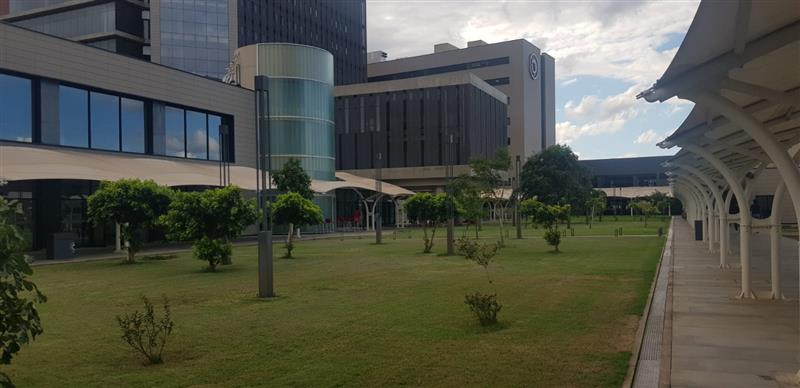
#> input picture image1.jpg, 800 x 388 px, given in place of the camera
$ python paletacolor.py
#> lines starting #> are read from the running program, lines starting #| are printed output that depends on the picture; after the words box and inside, x2 and y2 are one past the last pixel; in counts of white or black regions, pixels touching at a corner belong together
import cv2 as cv
import numpy as np

cap = cv.VideoCapture(0)
if not cap.isOpened():
    print("Error: No se pudo abrir la cámara.")
    exit()

while True:
    ret, frame = cap.read()
#> frame is the input picture: shape (388, 800, 3); mean B, G, R 73.1, 84.7, 83.2
    if not ret:
        print("Error: No se pudo leer el frame.")
        break

    frame_hsv = cv.cvtColor(frame, cv.COLOR_BGR2HSV)
#> frame_hsv: shape (388, 800, 3); mean H, S, V 57.7, 80.8, 90.7

    green_lower = np.array([35, 50, 50], np.uint8)
    green_upper = np.array([85, 255, 255], np.uint8)

    green_mask = cv.inRange(frame_hsv, green_lower, green_upper)
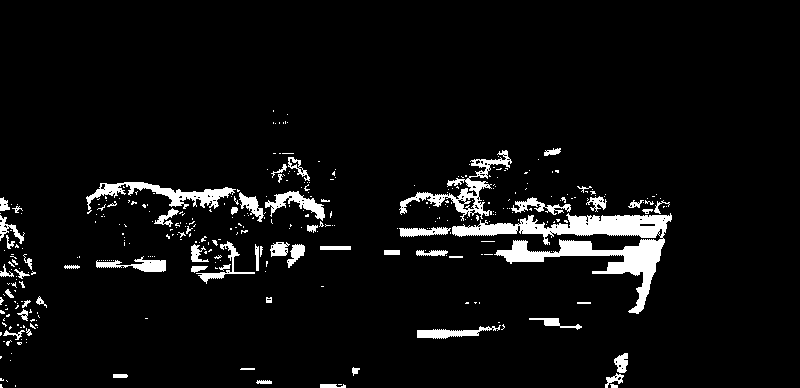
#> green_mask: shape (388, 800); 5.6% white; 356 white regions (295 under 20 px), largest, box (x1, y1, x2, y2) and area: (452, 213, 672, 314) 6330, (399, 150, 512, 221) 1475, (86, 182, 236, 214) 1423

    solid_color = np.zeros_like(frame)
    solid_color[:] = [0, 255, 0]

    result_with_green = cv.bitwise_and(solid_color, solid_color, mask=green_mask)
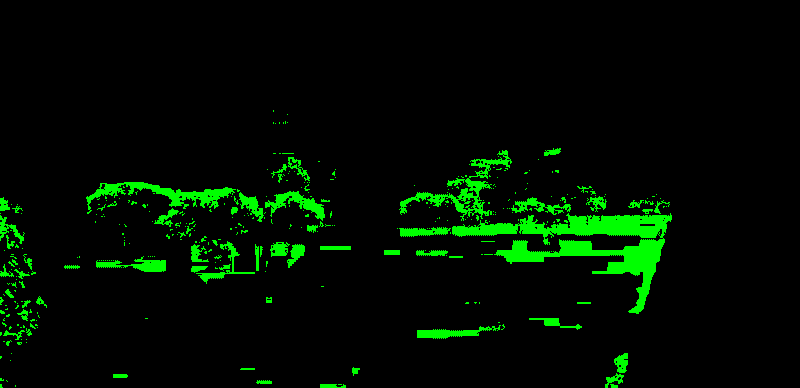
#> result_with_green: shape (388, 800, 3); mean of channels 0, 1, 2 0, 14.3, 0; drawn as B, G, R
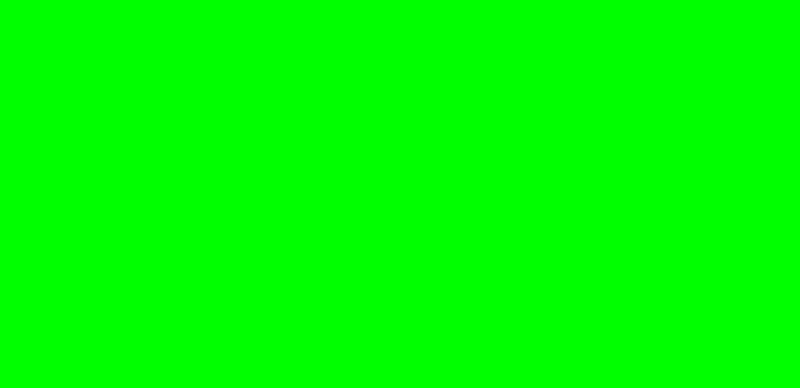
#> solid_color: shape (388, 800, 3); mean of channels 0, 1, 2 0, 255, 0; drawn as B, G, R

    cv.imshow('Original', frame)
    cv.imshow('Solo Verde', result_with_green)

    if cv.waitKey(1) & 0xFF == ord('q'):
#> (key q is pressed here)
        break

cap.release()
cv.destroyAllWindows()

$ run again, on image2.jpg
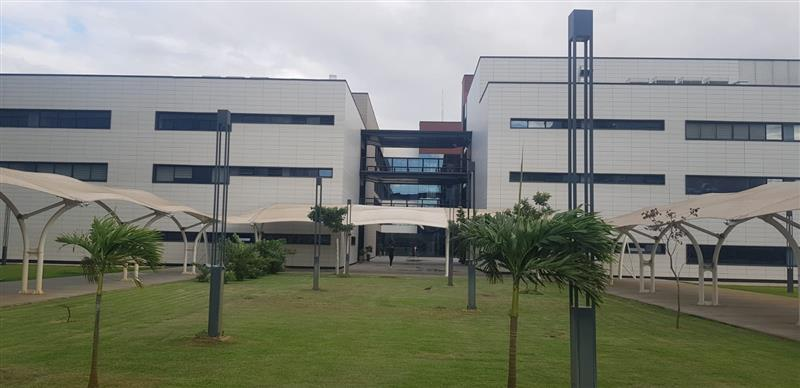
#> input picture image2.jpg, 800 x 388 px, given in place of the camera
#> frame is the input picture: shape (388, 800, 3); mean B, G, R 120.1, 130.2, 127.1
#> frame_hsv: shape (388, 800, 3); mean H, S, V 68.2, 53.5, 134.9
#> `green_mask = cv.inRange(frame_hsv, green_lower, green_upper)`:
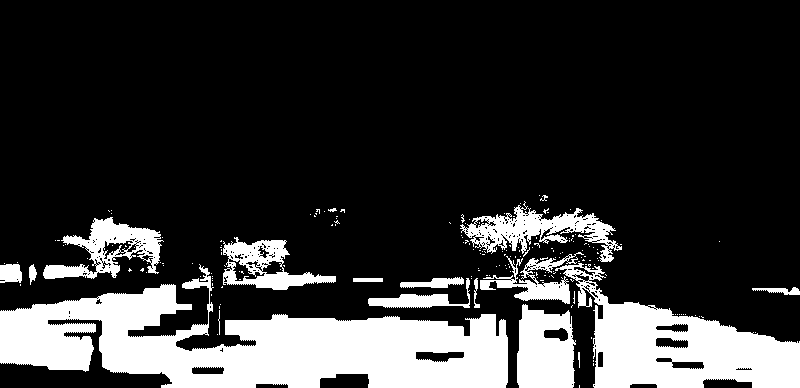
#> green_mask: shape (388, 800); 20.3% white; 188 white regions (170 under 20 px), largest, box (x1, y1, x2, y2) and area: (0, 264, 508, 388) 31921, (555, 263, 800, 388) 13510, (517, 304, 576, 388) 3966
#> `result_with_green = cv.bitwise_and(solid_color, solid_color, mask=gree..`:
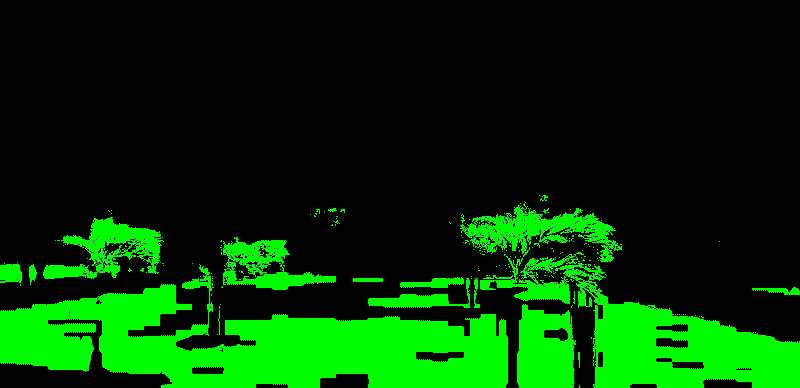
#> result_with_green: shape (388, 800, 3); mean of channels 0, 1, 2 0, 51.8, 0; drawn as B, G, R

$ run again, on image3.jpg
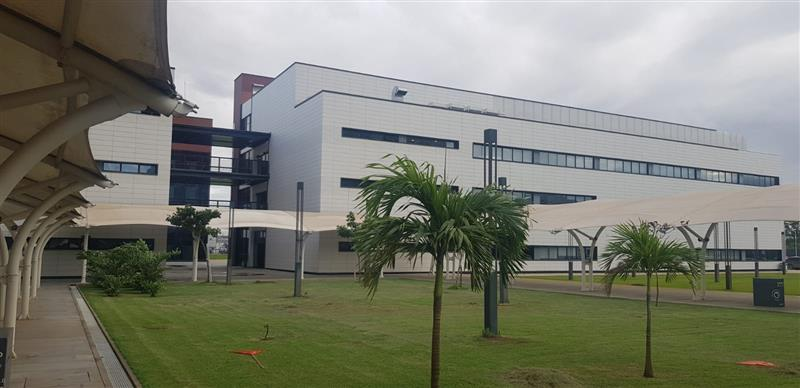
#> input picture image3.jpg, 800 x 388 px, given in place of the camera
#> frame is the input picture: shape (388, 800, 3); mean B, G, R 113.5, 126.1, 124.5
#> frame_hsv: shape (388, 800, 3); mean H, S, V 62.5, 59.2, 130.8
#> `green_mask = cv.inRange(frame_hsv, green_lower, green_upper)`:
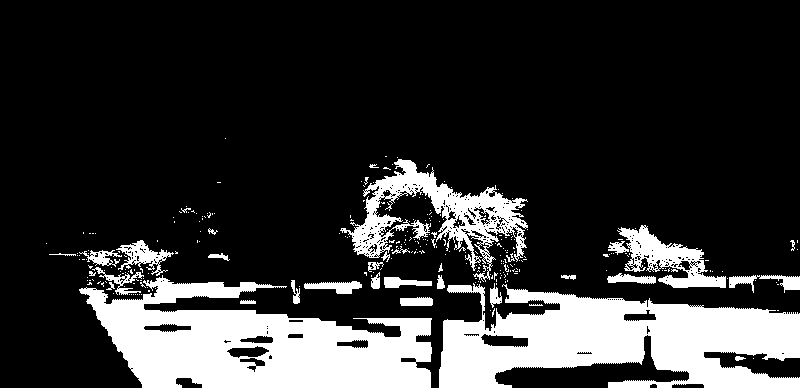
#> green_mask: shape (388, 800); 19.9% white; 286 white regions (252 under 20 px), largest, box (x1, y1, x2, y2) and area: (439, 283, 800, 388) 23487, (79, 275, 432, 388) 23385, (340, 159, 528, 282) 6851
#> `result_with_green = cv.bitwise_and(solid_color, solid_color, mask=gree..`:
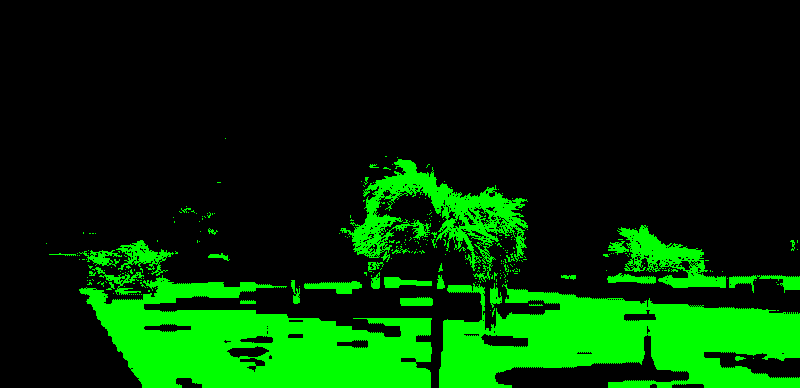
#> result_with_green: shape (388, 800, 3); mean of channels 0, 1, 2 0, 50.7, 0; drawn as B, G, R
